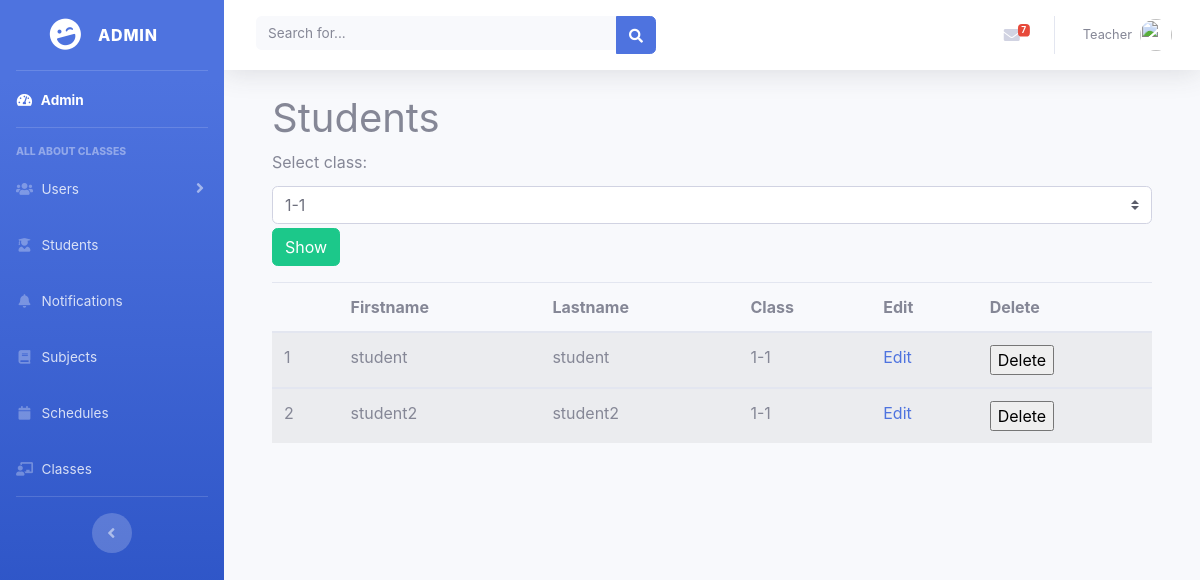
/students/ (signed in), run on an earlier commit of the app's database.
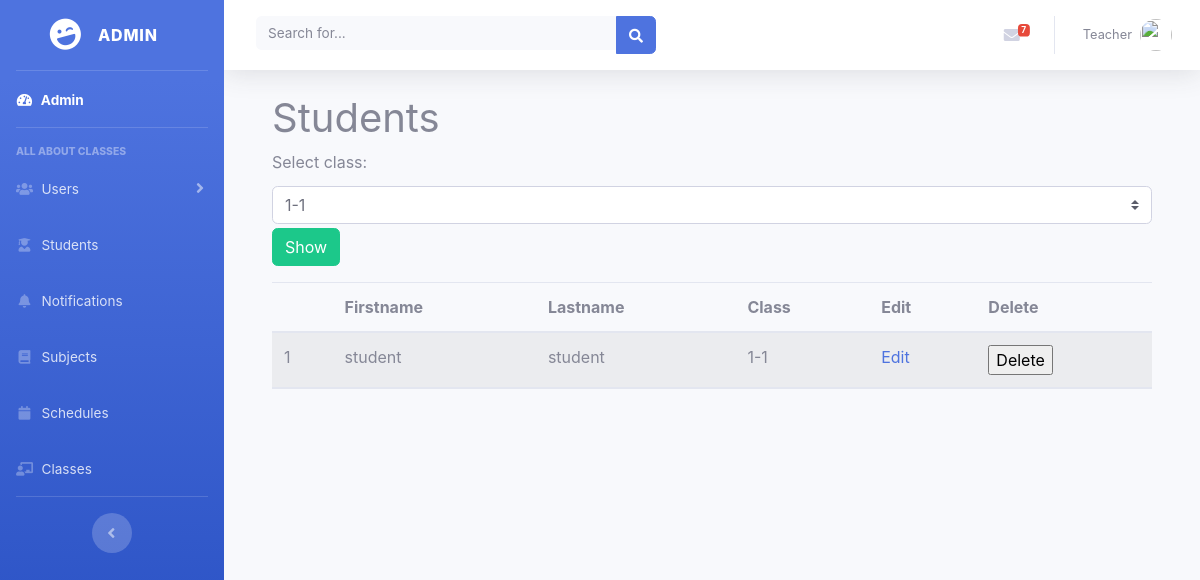
And on a later commit of the database.
### tables this page shows
CREATE TABLE IF NOT EXISTS `students` (
  `id_student` int(11) NOT NULL AUTO_INCREMENT,
  `first_name` varchar(255) NOT NULL,
  `last_name` varchar(255) NOT NULL,
  `id_school_class` int(11) NOT NULL,
  PRIMARY KEY (`id_student`),
  KEY `fk_students_school_classes1_idx` (`id_school_class`)
);

CREATE TABLE IF NOT EXISTS `school_classes` (
  `id_school_class` int(11) NOT NULL AUTO_INCREMENT,
  `name` varchar(10) NOT NULL,
  PRIMARY KEY (`id_school_class`)
);

### app/controllers/Students.php (called while the page is built, shortened)
<?php
class Students extends Controller
{
  public function __construct()
  {
    $this->studentModel = $this->model('Student');
    $this->classModel = $this->model('School_Class');
  }
  public function index()
  {
    $students = $this->studentModel->showAllStudentsJoinClasses();
    $classes = $this->classModel->showAllClasses();
    $data = [
      'students' => $students,
      'classes' => $classes
    ];
    $this->view('admin/students/index', $data);
  }
}

### app/libraries/Core.php (called while the page is built, shortened)
<?php
  class Core {
    protected $currentMethod = 'index';
    public function __construct(){
      $url = $this->getUrl();
      if(file_exists('../app/controllers/' . ucwords($url[0]). '.php')){
        unset($url[0]);
      }
      $this->currentController = new $this->currentController;
      $this->params = $url ? array_values($url) : [];
      call_user_func_array([$this->currentController, $this->currentMethod], $this->params);
    }
    public function getUrl(){
      if(isset($_GET['url'])){
        $url = rtrim($_GET['url'], '/');
        $url = filter_var($url, FILTER_SANITIZE_URL);
        $url = explode('/', $url);
        return $url;
      }
    }
  }

### public/index.php (called while the page is built, shortened)
<?php
$init = new Core;

### app/libraries/Database.php (called while the page is built, shortened)
<?php
class Database
{
  private $host = DB_HOST;
  private $user = DB_USER;
  private $pass = DB_PASS;
  private $dbname = DB_NAME;
  private $dbh;
  private $stmt;
  public function __construct()
  {
    $dsn = 'mysql:host=' . $this->host . ';dbname=' . $this->dbname;
    $options = array(
      PDO::ATTR_PERSISTENT => true,
      PDO::ATTR_ERRMODE => PDO::ERRMODE_EXCEPTION
    );
    try {
      $this->dbh = new PDO($dsn, $this->user, $this->pass, $options);
    } catch (PDOException $e) {
      $this->error = $e->getMessage();
      echo $this->error;
    }
  }
  public function query($sql)
  {
    $this->stmt = $this->dbh->prepare($sql);
  }
  public function execute()
  {
    return $this->stmt->execute();
  }
  public function resultSet($fetch = PDO::FETCH_OBJ)
  {
    $this->execute();
    return $this->stmt->fetchAll($fetch);
  }
}

### app/models/Student.php (called while the page is built, shortened)
<?php
class Student
{
    private $db;
    public function __construct()
    {
        $this->db = new Database();
    }
    public function showAllStudentsJoinClasses()
    {
        $this->db->query('SELECT students.id_student , students.first_name , students.last_name , school_classes.name , school_classes.id_school_class FROM students JOIN school_classes ON students.id_school_class = school_classes.id_school_class ');
        $students = $this->db->resultSet();
        return $students;
    }
}

### app/views/admin/students/index.php (the view, shortened to what the changed rows need)
<?php require APPROOT . '/views/inc/admin/header.php'; ?>
<div id="page-wrapper">
    <div class="container-fluid">
        <div class="row">
            <div class="col-lg-12">
                <h1 class="page-header">
                    Students
                </h1>
                <table class="table table-striped">
                    <thead>
                        <tr>
                            <th></th>
                            <th>Firstname</th>
                            <th>Lastname</th>
                            <th>Class</th>
                            <th>Edit</th>
                            <th>Delete</th>
                        </tr>
                    </thead>
                    <?php $i = 0; ?>
                    <?php foreach ($data['students'] as $student) : ?>
                        <tbody>
                            <tr>
                                <?php
                                $postClass =  1;
                                if ($student->id_school_class != (int)$postClass) {
                                    continue;
                                }
                                ?>
                                <?php echo '<td>' . ++$i . '</td><td>' . $student->first_name . '</td><td>' . $student->last_name . '</td><td>'
                                    . $student->name . '</td><td>' . '<a href =' . URLROOT . "/students/edit/" . $student->id_student . '>Edit</a>' . '</td><td>' ?>
                                <form action="<?php echo URLROOT . "/students/delete/" . $student->id_student ?>" method="POST">
                                    <input type="submit" name="delete" value="Delete">
                                </form>
                            </tr>
                        </tbody>
                    <?php endforeach; ?>
                </table>
            </div>
        </div>
    </div>
</div>
<?php require APPROOT . '/views/inc/admin/footer.php'; ?>

What changed in the data, as far as the page shows it:
no longer on this page (row edited): students: first_name "student2", last_name "student2", id_school_class.name "1-1"
